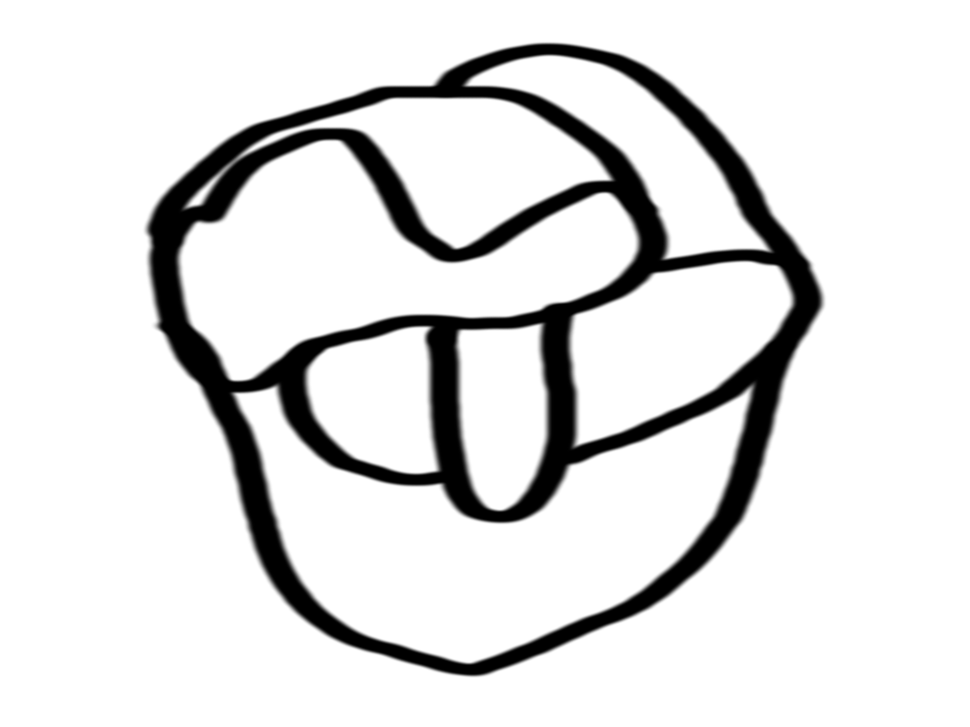
#> input picture g.png, 970 x 727 px, shrunk from 1200 x 900 before the run
$ python try5.py
#> lines starting #> are read from the running program, lines starting #| are printed output that depends on the picture; after the words box and inside, x2 and y2 are one past the last pixel; in counts of white or black regions, pixels touching at a corner belong together
# date :1/11/25
import cv2
import numpy as np
import networkx as nx  # <-- ADD THIS LINE
import matplotlib.pyplot as plt
from skimage.morphology import skeletonize
from scipy.signal import convolve2d
import os

def build_graph_from_skeleton(skeleton):
    """
    Builds a NetworkX graph from a skeletonized image.
    Nodes are junctions and endpoints. Edges are the paths between them.
    """
    # Find all skeleton pixels
    points = np.argwhere(skeleton > 0)

    # Define a kernel to count neighbors
    kernel = np.array([[1, 1, 1],
                       [1, 0, 1],
                       [1, 1, 1]])

    # Convolve to find neighbor counts
    neighbor_counts = convolve2d(skeleton, kernel, mode='same', boundary='fill', fillvalue=0)
    neighbor_counts = neighbor_counts * (skeleton > 0)

    # Find endpoints (1 neighbor) and junctions (> 2 neighbors)
    endpoints = np.argwhere((neighbor_counts == 1))
    junctions = np.argwhere((neighbor_counts > 2))

    nodes = np.concatenate([endpoints, junctions], axis=0)
    node_map = {tuple(node[::-1]): i for i, node in enumerate(nodes)}

    G = nx.Graph() # This will now correctly use the imported library
    for i, node_pos in enumerate(nodes):
        G.add_node(i, pos=tuple(node_pos[::-1]))

    visited_pixels = set()

    for start_node_idx, start_node_pos_yx in enumerate(nodes):
        y, x = start_node_pos_yx

        for dy in [-1, 0, 1]:
            for dx in [-1, 0, 1]:
                if dy == 0 and dx == 0: continue

                # RENAMED VARIABLES HERE
                neighbor_y, neighbor_x = y + dy, x + dx

                if 0 <= neighbor_y < skeleton.shape[0] and 0 <= neighbor_x < skeleton.shape[1] and \
                   skeleton[neighbor_y, neighbor_x] > 0 and tuple((neighbor_y, neighbor_x)) not in visited_pixels:

                    path = [(neighbor_x, neighbor_y)]
                    visited_pixels.add(tuple((neighbor_y, neighbor_x)))

                    current_pos_yx = (neighbor_y, neighbor_x)

                    while tuple(current_pos_yx[::-1]) not in node_map:
                        found_next = False
                        cy, cx = current_pos_yx
                        for ddy in [-1, 0, 1]:
                            for ddx in [-1, 0, 1]:
                                if ddy == 0 and ddx == 0: continue

                                # AND RENAMED HERE
                                next_y, next_x = cy + ddy, cx + ddx
                                next_pixel = tuple((next_y, next_x))

                                if 0 <= next_y < skeleton.shape[0] and 0 <= next_x < skeleton.shape[1] and \
                                   skeleton[next_y, next_x] > 0 and next_pixel not in visited_pixels:

                                    path.append((next_x, next_y))
                                    visited_pixels.add(next_pixel)
                                    current_pos_yx = (next_y, next_x)
                                    found_next = True
                                    break
                            if found_next:
                                break
                        if not found_next:
                            break

                    end_node_pos_xy = tuple(current_pos_yx[::-1])
                    if end_node_pos_xy in node_map:
                        end_node_idx = node_map[end_node_pos_xy]
                        G.add_edge(start_node_idx, end_node_idx, path=path, weight=len(path))

    return G

# --- Main script ---
# Load an image with intersections
img_path = os.path.join(os.path.dirname(__file__), 'g.png') # Use image in same directory
img = cv2.imread(img_path)
#> img is the input picture: shape (727, 970, 3); min 0, max 255, mean 224.2

if img is None:
    raise ValueError("Image not found. Please check the file path.")

# Convert to grayscale and create a binary mask
gray = cv2.cvtColor(img, cv2.COLOR_BGR2GRAY)
_, binary_mask = cv2.threshold(gray, 127, 255, cv2.THRESH_BINARY_INV)
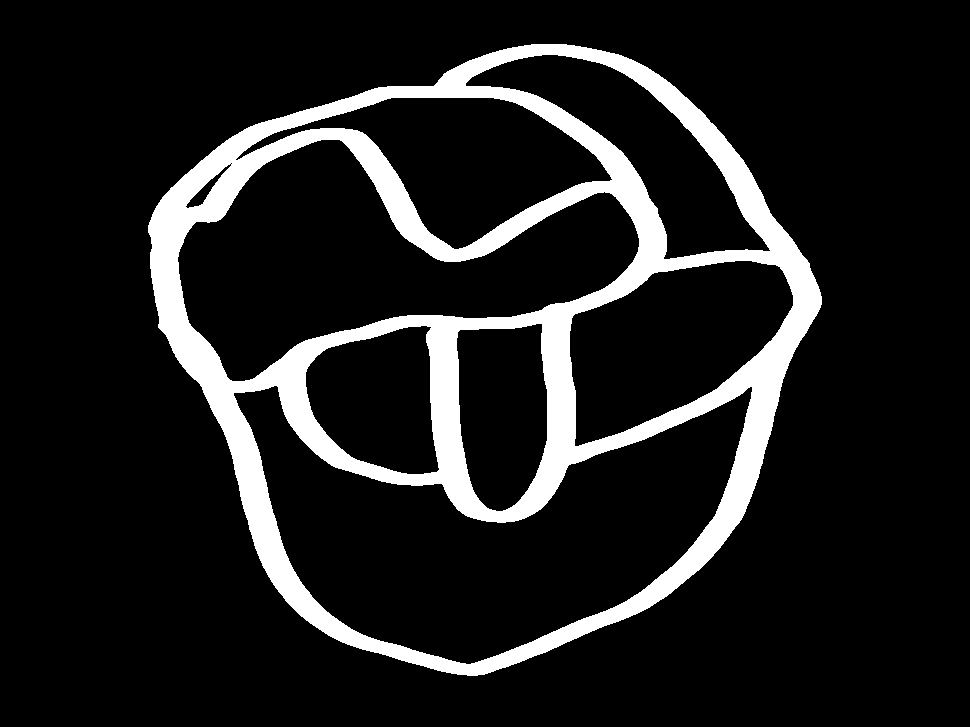
#> binary_mask: shape (727, 970); 12.1% white; 1 white region, box (x1, y1, x2, y2) and area: (148, 44, 822, 676) 85233

# --- +++ NEW: Use skeletonization for complex roads +++ ---
# Convert mask to boolean for skeletonize function
skeleton = skeletonize(binary_mask > 0).astype(np.uint8) * 255
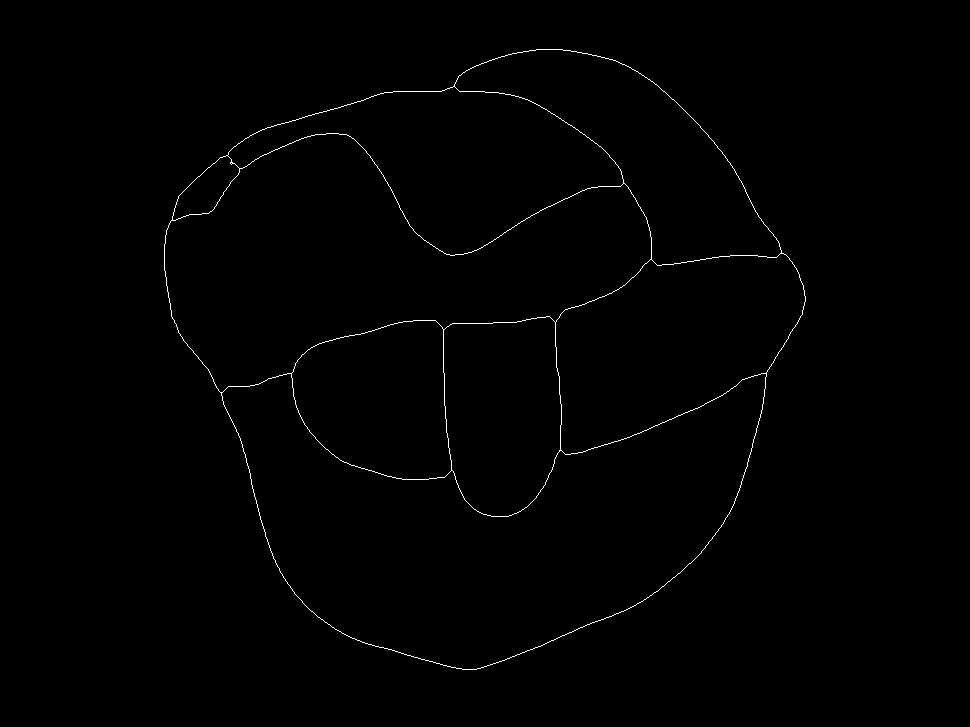
#> skeleton: shape (727, 970); 0.56% white in thin lines or dots, all inside (x1, y1, x2, y2) = (164, 49, 806, 670)

# --- +++ NEW: Build the graph +++ ---
road_graph = build_graph_from_skeleton(skeleton.copy()) # Pass a copy
#> in build_graph_from_skeleton, `points = np.argwhere(skeleton > 0)`: points = 3936 pairs, first value 49 to 669, second value 164 to 805
#> in build_graph_from_skeleton, `neighbor_counts = neighbor_counts * (skeleton > 0)`:
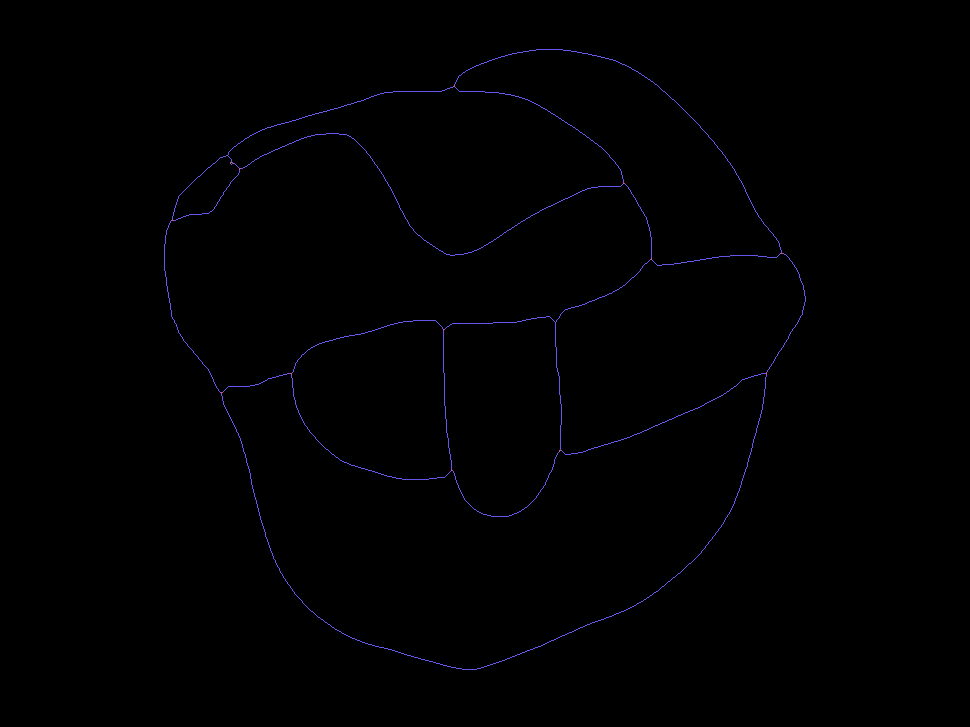
#> neighbor_counts: shape (727, 970) int64; 5 distinct labels, from 0 to 1275; one colour per label, 0 black
#> in build_graph_from_skeleton, `endpoints = np.argwhere((neighbor_counts == 1))`: endpoints = empty array
#> in build_graph_from_skeleton, `junctions = np.argwhere((neighbor_counts > 2))`: junctions has the same summary as points
#> in build_graph_from_skeleton, `nodes = np.concatenate([endpoints, junctions], axis=0)`: nodes has the same summary as points
#> in build_graph_from_skeleton, `node_map = {tuple(node[::-1]): i for i, node in enumerate(nodes)}`: node_map = 3936 items
#> the loop in build_graph_from_skeleton, `for i, node_pos in enumerate(nodes):` made 3936 passes
#> node_pos on passes 1 to 3: [49, 536], [49, 537], [49, 538]
#> the loop in build_graph_from_skeleton, `for start_node_idx, start_node_pos_yx in enumerate(nodes):` made 3936 passes

print(f"Graph created with {road_graph.number_of_nodes()} nodes and {road_graph.number_of_edges()} edges.")
#| Graph created with 3936 nodes and 3725 edges.

# --- Visualization ---
plt.figure(figsize=(18, 6))
plt.subplot(1, 3, 1)
plt.title('Original Image')
plt.imshow(cv2.cvtColor(img, cv2.COLOR_BGR2RGB))
plt.axis('off')

plt.subplot(1, 3, 2)
plt.title('Skeleton')
plt.imshow(skeleton, cmap='gray')
plt.axis('off')

# Draw the graph on a new image
graph_img = img.copy()
node_positions = nx.get_node_attributes(road_graph, 'pos')
#> node_positions = 3936 items

# Draw edges
for (u, v, data) in road_graph.edges(data=True):
    pt1 = node_positions[u]
    pt2 = node_positions[v]
    cv2.line(graph_img, pt1, pt2, (255, 0, 0), 2) # Blue lines for edges
#> this loop made 3725 passes
#> (u, v, data, pt1) on passes 2 to 4: (0, 33, {'path': [(535, 50)], 'weight': 1}, (536, 49)), (1, 2, {'path': [(538, 49)], 'weight': 1}, (537, 49)), (2, 3, {'path': [(539, 49)], 'weight': 1}, (538, 49))
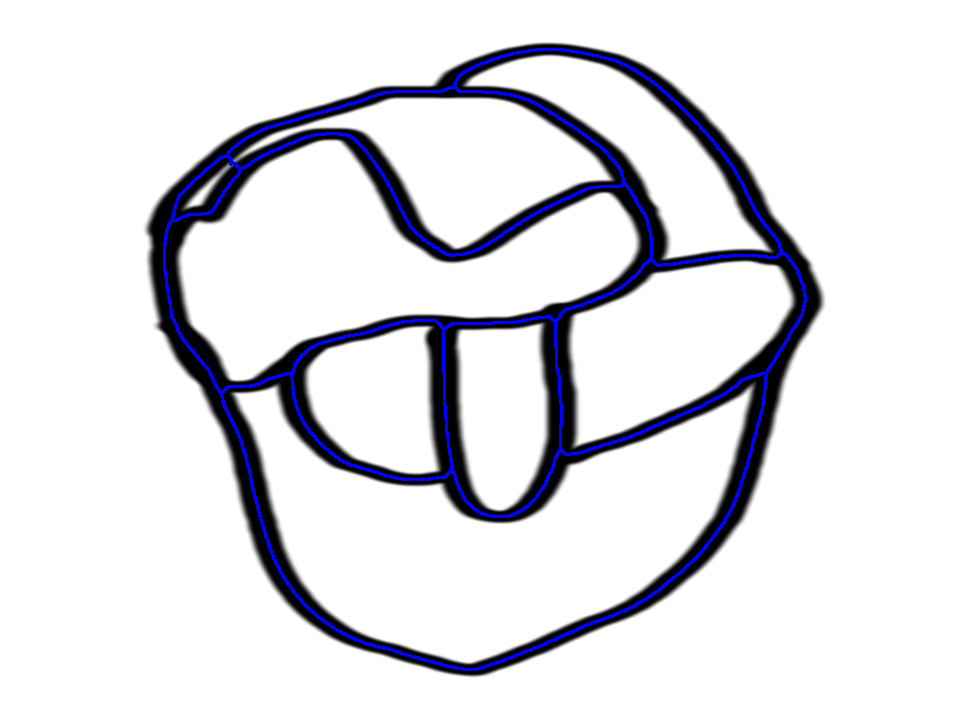
#> graph_img: shape (727, 970, 3); 2.1% of pixels changed, all inside (x1, y1, x2, y2) = (163, 48, 807, 671)

# Draw nodes
for node_id, pos in node_positions.items():
    cv2.circle(graph_img, pos, 6, (0, 0, 255), -1) # Red circles for nodes
#> this loop made 3936 passes
#> pos on passes 1 to 3: (536, 49), (537, 49), (538, 49)
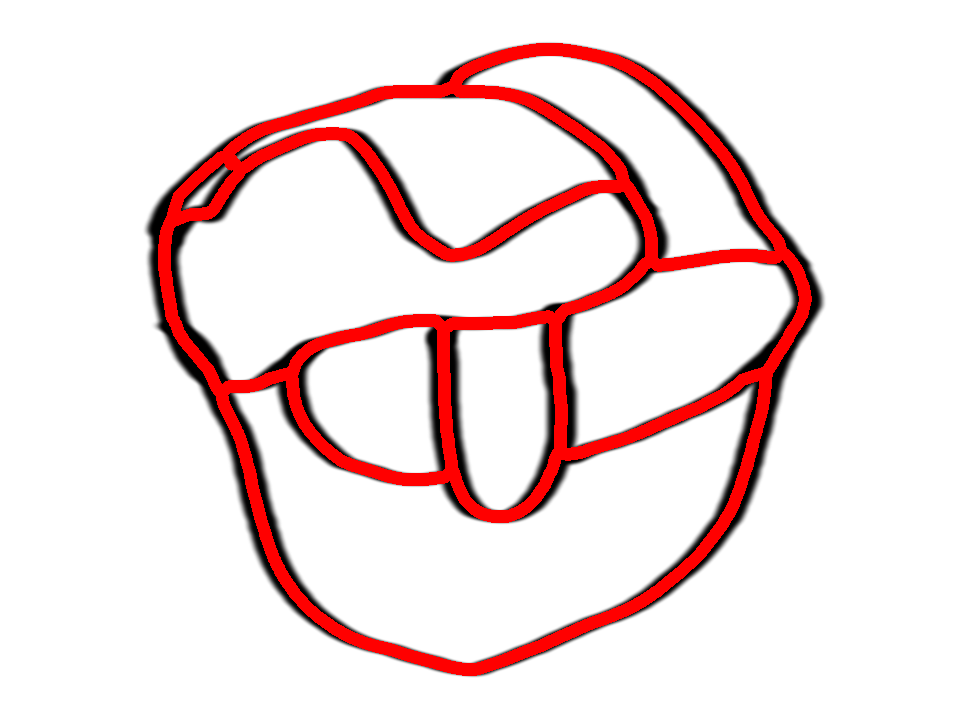
#> graph_img: shape (727, 970, 3); 7.58% of pixels changed, all inside (x1, y1, x2, y2) = (158, 43, 812, 676)

plt.subplot(1, 3, 3)
plt.title('Road Network Graph')
plt.imshow(cv2.cvtColor(graph_img, cv2.COLOR_BGR2RGB))
plt.axis('off')

plt.tight_layout()
plt.show()
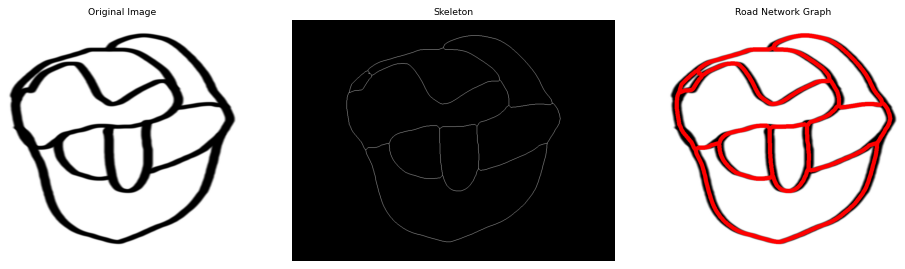
#> figure drawn by matplotlib, 3 panels

# --- Now you can use the graph for pathfinding! ---
# For example, find the shortest path between node 0 and node 5
try:
    path_nodes = nx.shortest_path(road_graph, source=0, target=5, weight='weight')
#> path_nodes = [0, 1, 2, 3, 4, 5]
    print(f"\nShortest path between node 0 and 5: {path_nodes}")
#| Shortest path between node 0 and 5: [0, 1, 2, 3, 4, 5]

    # To get the full pixel path:
    full_pixel_path = []
    for i in range(len(path_nodes) - 1):
        edge_data = road_graph.get_edge_data(path_nodes[i], path_nodes[i+1])
        # The path might be stored in reverse, check which end matches
        if road_graph.nodes[path_nodes[i]]['pos'] == edge_data['path'][0]:
            full_pixel_path.extend(edge_data['path'])
        else:
            full_pixel_path.extend(edge_data['path'][::-1])
#> this loop made 5 passes
#> edge_data on passes 1 to 5: {'path': [(536, 49)], 'weight': 1}, {'path': [(538, 49)], 'weight': 1}, {'path': [(539, 49)], 'weight': 1}, {'path': [(540, 49)], 'weight': 1}, {'path': [(541, 49)], 'weight': 1}
#> after the loop, full_pixel_path = [(536, 49), (538, 49), (539, 49), (540, 49), (541, 49)]

    print(f"Total waypoints in path: {len(full_pixel_path)}")
#| Total waypoints in path: 5
except (nx.NetworkXNoPath, nx.NodeNotFound) as e:
    print(f"\nCould not find a path: {e}")
